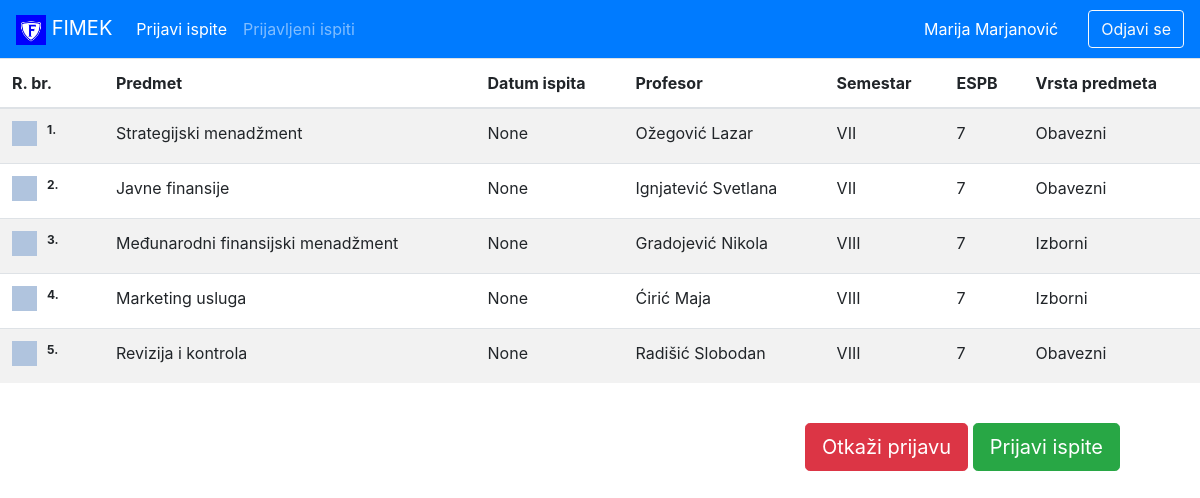
/prijavi_ispite/ (signed in), run on the app's committed database.
### login/models.py (models this page shows, shortened)
class Predmet(models.Model):
    SEMESTAR = (
        ('I', 'I'),
        ('II', 'II'),
        ('III', 'III'),
        ('IV', 'IV'),
        ('V', 'V'),
        ('VI', 'VI'),
        ('VII', 'VII'),
        ('VIII', 'VIII'),
    )
    VRSTA = (
        ('Obavezni', 'Obavezni'),
        ('Izborni', 'Izborni')
    )
    sifra_predmeta = models.CharField(primary_key=True, max_length=20)
    naziv_predmeta = models.CharField(max_length=200)
    profesor = models.ForeignKey(Profesor, on_delete=models.CASCADE, blank=True, null=True)
    datum_ispita = models.DateTimeField(blank=True, null=True)
    semestar = models.CharField(max_length=200, choices=SEMESTAR)
    espb_bodova = models.IntegerField(null=True)
    smer = models.ManyToManyField(Smer)
    vrsta_predmeta = models.CharField(max_length=200, choices=VRSTA, blank=True, null=True)
    prijava = models.BooleanField(default=False, null=True, blank=True)
    class Meta:
        verbose_name_plural = 'Predmeti'
        ordering = ['semestar', 'sifra_predmeta']

class Profesor(models.Model):
    prezime_i_ime = models.CharField(max_length=500)
    class Meta:
        verbose_name_plural = 'Profesori'
        ordering = ['prezime_i_ime']
    def __str__(self):
        return self.prezime_i_ime

### login/views.py (the view)
# urls.py: path('prijavi_ispite/', views.prijavi_ispite, name='prijavi_ispite'),
@login_required(login_url='login')
def prijavi_ispite(request):
    username = request.user
    studenti = Student.objects.filter(user=username)
    predmeti = Predmet.objects.filter(student__br_indexa=username)
    context = {
        'predmeti': predmeti,
        'studenti': studenti,
    }
    return render(request, 'login/homepage.html', context)

### login/templates/login/homepage.html (shortened to what this page needs)
{% extends 'login/base.html' %}
{% block content %}
<form action="{% url 'prijavljeni_ispiti' %}" method="GET">
    <div class="wrapper">
        <table class="table table-hover table-striped">
            <thead>
            <tr>
                <th scope="col">R. br.</th>
                <th scope="col">Predmet</th>
                <th scope="col">Datum ispita</th>
                <th scope="col">Profesor</th>
                <th scope="col">Semestar</th>
                <th scope="col">ESPB</th>
                <th scope="col">Vrsta predmeta</th>
            </tr>
            </thead>
            <tbody>
                    {% for i in predmeti %}
                        <tr>
                            <th>
                                <label class="container">
                                    <input type="checkbox" value="{{i.naziv_predmeta}}" id="cbprijava" name="ckb" {{ i.prijava }}>{{ forloop.counter }}.
                                    <span class="checkmark"></span>
                                </label>
                            </th>
                            <td>{{ i.naziv_predmeta }}</td>
                            <td>{{ i.datum_ispita }}</td>
                            <td>{{ i.profesor }}</td>
                            <td>{{ i.semestar }}</td>
                            <td>{{ i.espb_bodova }}</td>
                            <td>{{ i.vrsta_predmeta }}</td>
                        </tr>
                    {% endfor %}
            </tbody>
        </table>
    </div>
    <br>
    <div class="text-right mb-3">
        <a class="btn btn-danger btn-lg" href="{% url 'prijavi_ispite' %}" role="button" >Otkaži prijavu</a>
        <a class="btn btn-success btn-lg" href="{% url 'prijavljeni_ispiti' %}" role="button" style="margin-right:80px;" onclick="printChecked()">Prijavi ispite</a>
    </div>
</form>
{% endblock %}

### login/templates/login/navbar.html (shortened to what this page needs)
<nav class="navbar navbar-expand-lg navbar-dark bg-primary">
    <a class="navbar-brand" href="http://www.fimek.edu.rs/">
        <img src="\static\login\images\fimek logo mali.png" width="30" height="30" alt="login/templates/">
        FIMEK
    </a>
    <div class="collapse navbar-collapse" id="navbarSupportedContent">
      <ul class="navbar-nav mr-auto">
        <li class="nav-item active">
          <a class="nav-link" href="{% url 'prijavi_ispite' %}">Prijavi ispite <span class="sr-only">(current)</span></a>
        </li>
        <li class="nav-item">
          <a class="nav-link" href="{% url 'prijavljeni_ispiti' %}">Prijavljeni ispiti</a>
        </li>
      </ul>
      <span class="hello-msg">{{request.user.first_name}} {{request.user.last_name}}</span>
      <form class="form-inline my-2 my-lg-0">
        <a class="btn btn-outline-light my-2 my-sm-0" href="{% url 'logout' %}" role="button">Odjavi se</a>
      </form>
    </div>
  </nav>

### login/templates/login/navbar.html (style rules this page uses)
.hello-msg { font-size: 16px; color: #fff; margin-right: 30px; }

### login/templates/login/homepage.html (style rules this page uses)
.container { display: block; position: relative; padding-left: 35px; margin-bottom: 12px; cursor: pointer; font-size: 12px; -webkit-user-select: none; -moz-user-select: none; -ms-user-select: none; user-select: none; }
.checkmark { position: absolute; top: 0; left: 0; height: 25px; width: 25px; background-color: lightsteelblue; }
.checkmark:after { content: ""; position: absolute; display: none; }
.container .checkmark:after { left: 9px; top: 5px; width: 5px; height: 10px; border: solid white; border-width: 0 3px 3px 0; -webkit-transform: rotate(45deg); -ms-transform: rotate(45deg); transform: rotate(45deg); }

### data on the page
Predmet: naziv_predmeta "Strategijski menadžment", datum_ispita "None", profesor "Ožegović Lazar", semestar "VII", espb_bodova "7", vrsta_predmeta "Obavezni"
Predmet: naziv_predmeta "Javne finansije", datum_ispita "None", profesor "Ignjatević Svetlana", semestar "VII", espb_bodova "7", vrsta_predmeta "Obavezni"
Predmet: naziv_predmeta "Međunarodni finansijski menadžment", datum_ispita "None", profesor "Gradojević Nikola", semestar "VIII", espb_bodova "7", vrsta_predmeta "Izborni"
Predmet: naziv_predmeta "Marketing usluga", datum_ispita "None", profesor "Ćirić Maja", semestar "VIII", espb_bodova "7", vrsta_predmeta "Izborni"
Predmet: naziv_predmeta "Revizija i kontrola", datum_ispita "None", profesor "Radišić Slobodan", semestar "VIII", espb_bodova "7", vrsta_predmeta "Obavezni"

### other printed values
{{ request.user.first_name }} "Marija"
{{ request.user.last_name }} "Marjanović"
